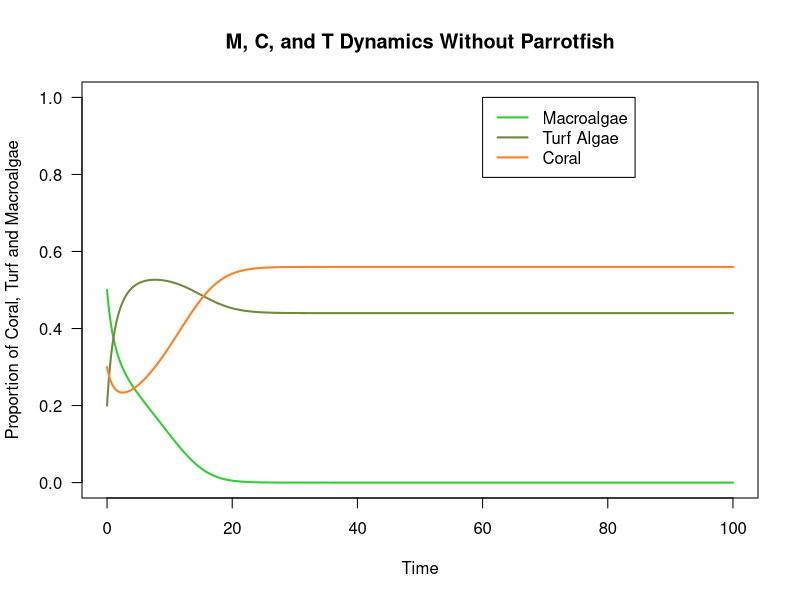
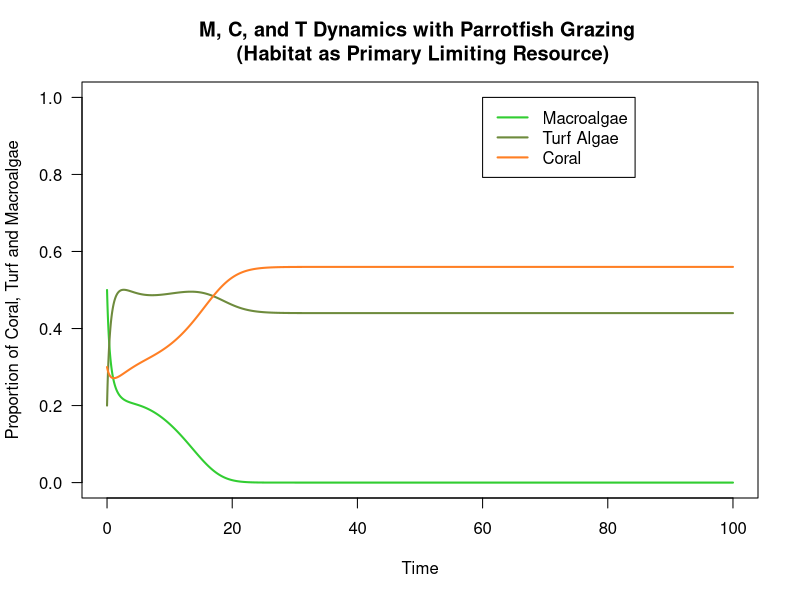
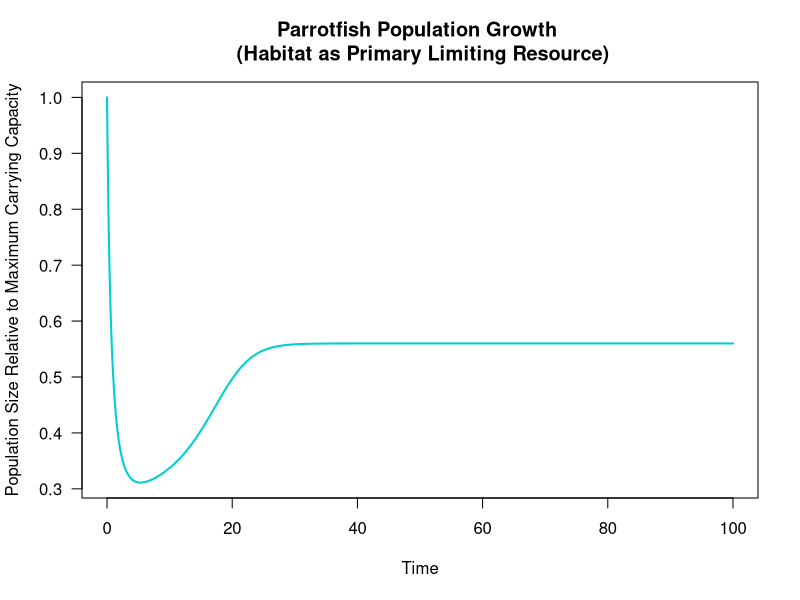
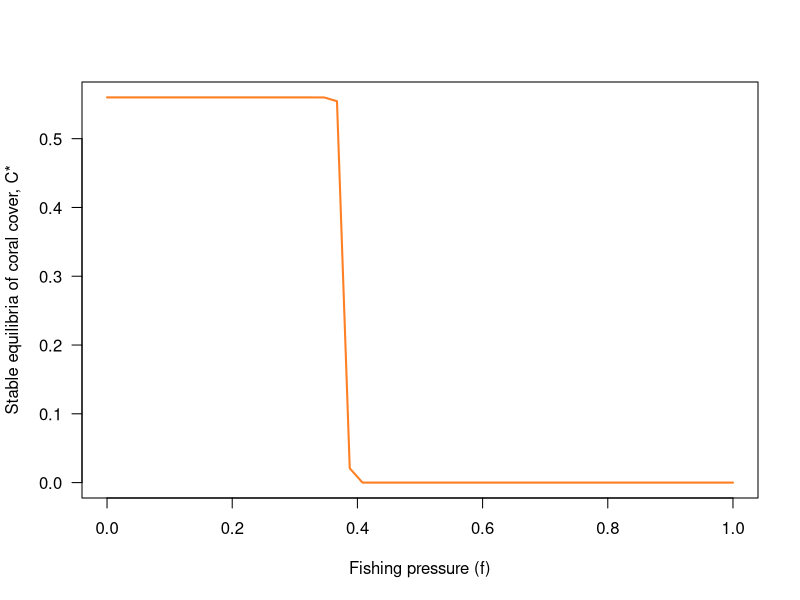
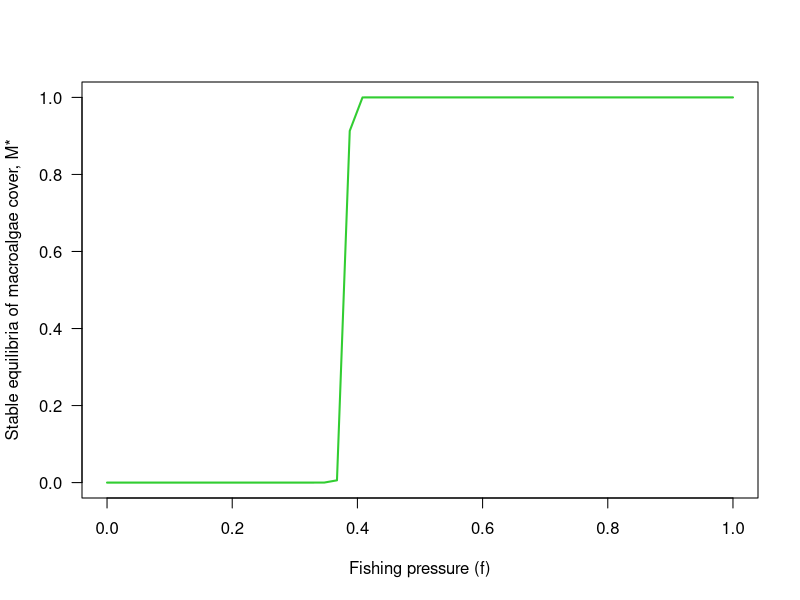
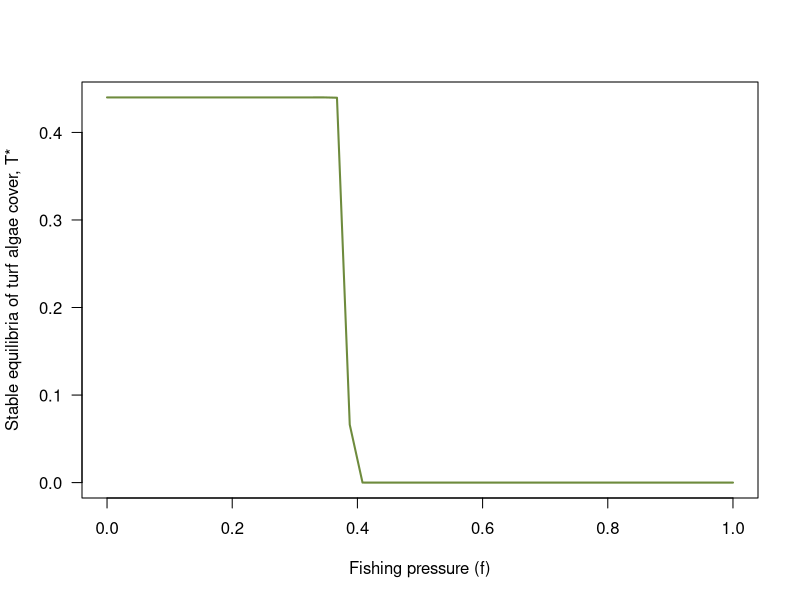
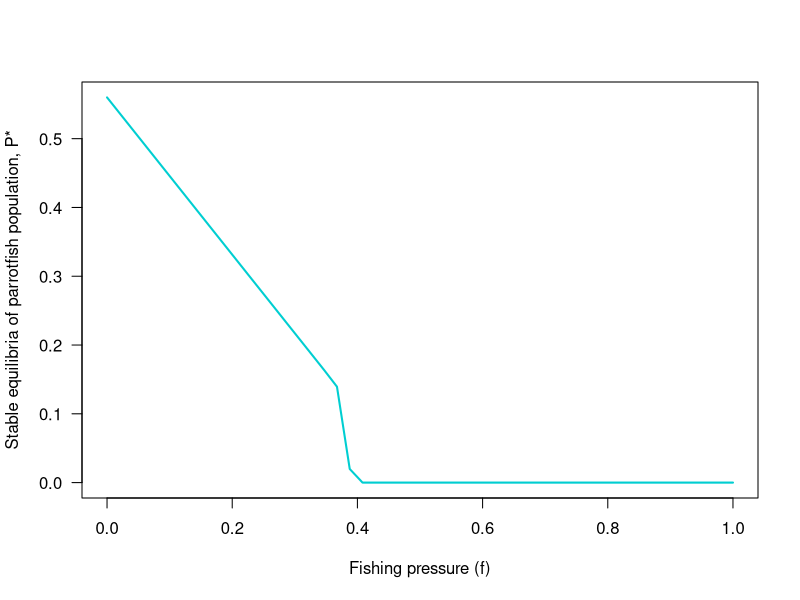

The R source for these figures, in order:
## ---- chunk 1
knitr::opts_chunk$set(echo = TRUE)
## ---- chunk 2
### Macroalgae ###
# dMdt <- (alpha*M*C) - ((g*M)/(M + T)) + (gamma*M*T)


### Coral ###
# dCdt <- (r*T*C) - (d*C) - (alpha*M*C)


### Turf algae ###
# dTdt <- (g*M)/(M + T) - (gamma*M*T) - (r*T*C) + (d*C)
## ---- chunk 3
# parrotfish growth rate
s <- 0.49 # intrinsic rate of growth s of parrotfish 

# rate macroalgae directly overgrow coral per year
alpha <- 0.1 # coral overgrown by macroalgae at a rate a

# rate macroalgae spread vegetatively over algal turfs per year
gamma <- 0.8 # at a rate γ (gamma)

# rate of coral recruitment to algal turfs per year; coral always overgrow algal turfs
r <- 1 # corals recruit to and overgrow algal turfs at a rate r

# coral mortality -- natural coral mortality accounts for 2-4% per year, predation for 30%, and remaining mortality from coral disease or tissue damage following bleaching
d <- 0.44 # natural mortality rate of d

# grazing rate g can change, right now im setting it between the critical values 0.18 and 0.39
g <- 0.4 # set grazing rate 

# maximum parrotfish carrying capacity
#beta <- C

# fishing pressure 
f <- 0

## ---- chunk 4
###  Variables ###

#M <- macroalgae 
  # M <- 1 - C - T
#C <- coral 
  # C <- 1 - M - T
#T <- turf algae 
  # T <- 1 - M - C

# M + C + T = 1 particular region of the seabed is covered entirely by macroalgae (M), coral (C), and algal turfs (T) (variables)

# g # parrotfish graze macroalgae without distinction from algal turfs at a rate g


# storing colors 
Mcol <- 'limegreen' # plot color for macropalgae 
Tcol <- 'darkolivegreen4' # plot color for turf algae 
Ccol <- 'chocolate1' # plot color for coral 
Pcol <- 'darkturquoise' #plot color for parrotfish population
## ---- chunk 5
# setting time and inital values 
# time set 0 to 100
tset <- seq(from = 0, to = 100, length.out = 20000) #set time from 0 to 100 

# set initial condition for the parameters, I just set these randomly to be equal to 1 as the paper says
M0 <- 0.5
C0  <- .3
T0  <- 1 - M0 - C0 
P0 <- 1
## ---- chunk 6
### Simulation 1: M, C, T dynamics in the absence of parrotfish grazing ###

# creating holding vectors and filling initial conditions
M.simu <- NaN*tset 
M.simu[1] <- M0
T.simu <- NaN*tset
T.simu[1] <- T0
C.simu <- NaN*tset
C.simu[1] <- C0
P.simu <- NaN*tset
P.simu[1] <- P0 #start P squiggle (only using P squiggle, so P squiggle = P; g = P squiggle because g(P) = P/beta, and we assume beta = 1 (max carrying capacity, which is the same as max coral cover), so setting initial g value to P0

#for loop
for(i in 2:length(tset)){
  # calculating change in time
	dt <- tset[i]-tset[i-1] 
	
	# set variable equal to the simulation value at the previous timestep
	M <- M.simu[i-1]
	C <- C.simu[i-1]
	Tt <- T.simu[i-1]
		

	# calculating change in population size -- replace g with P squiggle (P)
	dM <- ( (alpha*M*C) - ((g*M)/(M + Tt)) + (gamma*M*Tt) ) * dt 
	#dT <- ( (g*M)/(M + T) - (gamma*M*T) - (r*T*C) + (d*C)) * dt 
	dC <- ((r*Tt*C) - (d*C) - (alpha*M*C) ) * dt
	
	# calculating total population size
	M.simu[i] <- M.simu[i-1] + dM
	C.simu[i] <- C.simu[i-1] + dC
	T.simu[i] <- 1 - C.simu[i] - M.simu[i]
}
## ---- chunk 7
# plot for M/C/T dynamics in the absence of parrotfish grazing

# plot macroalgae
plot(x = tset, y = M.simu,
     type = 'l', las = 1, lwd = 2, col = Mcol,
     xlab = 'Time', ylab = 'Proportion of Coral, Turf and Macroalgae',
     xlim = c(min(tset), max(tset)), ylim = c(0, 1))
# plot turf
lines(x = tset, y = T.simu,
      lwd = 2, col = Tcol)
# plot coral
lines(x = tset, y = C.simu,
      lwd = 2, col = Ccol)

title("M, C, and T Dynamics Without Parrotfish")

legend(x = 60, y = 1,
       c('Macroalgae', 'Turf Algae', 'Coral'),
       lwd = 2,
       col = c(Mcol, Tcol, Ccol))
## ---- chunk 8
####  Simulation 2: WITH PARROTFISH -- habitat as primary limiting resource ####

## Notes and Assumptions ##
# parrotfish logistic growth changes the grazing rate (g = P, see model assumptions) and therefore impacts M, C, and T dynamics
# assume that f = 0 (no fishing)
# g(P) = alpha*P/beta where alpha is a positive constant. # alpha = g_max, assumed to be 1, so g(P) = P/beta, which guarantees that the grazing intensity. arrives at a maximum only if f = 0 and P(t) reaches maximum carrying capacity, requiring no limitation from habitat (i.e., K(C) = 1)
# so we can assume for this simulation that beta = K(C) = C
# P = P squiggle here, which is population size relative to maximum carrying capacity (beta)
# g(P) = P squiggle = P, so in the equation for dM, we've replaced g with P

# creating holding vectors and filling initial conditions
M.simu2 <- NaN*tset 
M.simu2[1] <- M0
T.simu2 <- NaN*tset
T.simu2[1] <- T0
C.simu2 <- NaN*tset
C.simu2[1] <- C0
P.simu2 <- NaN*tset
P.simu2[1] <- P0

#for loop for the simulation
for(i in 2:length(tset)){
  # calculating change in time
	dt <- tset[i]-tset[i-1] 
	
	# set variable equal to the simulation value at the previous timestep
	M <- M.simu2[i-1]
	C <- C.simu2[i-1]
	Tt <- T.simu2[i-1]
	P <- P.simu2[i-1]
		

	# calculating change in population size -- replace g with P squiggle (P)
	dM <- ( (alpha*M*C) - ((P*M)/(M + Tt)) + (gamma*M*Tt) ) * dt 
	#dT <- ( (g*M)/(M + T) - (gamma*M*T) - (r*T*C) + (d*C)) * dt 
	dC <- ((r*Tt*C) - (d*C) - (alpha*M*C) ) * dt
	# parrotfish population growth, assuming f = 0, and max carrying capacity = C
	dP <- ((s*P)*(1 - (P/C)) - f*P) * dt
	
	# calculating total population size
	M.simu2[i] <- M.simu2[i-1] + dM
	C.simu2[i] <- C.simu2[i-1] + dC
	T.simu2[i] <- 1 - C.simu2[i] - M.simu2[i]
	# P here is population relative to maximum carrying capacity (beta), which also equals coral cover. So P = population relative to coral cover.
	P.simu2[i] <- P.simu2[i-1] + dP
}

## ---- chunk 9
# plot macroalgae
plot(x = tset, y = M.simu2,
     type = 'l', las = 1, lwd = 2, col = Mcol,
     xlab = 'Time', ylab = 'Proportion of Coral, Turf and Macroalgae',
     xlim = c(min(tset), max(tset)), ylim = c(0, 1))
# plot turf
lines(x = tset, y = T.simu2,
      lwd = 2, col = Tcol)
# plot coral
lines(x = tset, y = C.simu2,
      lwd = 2, col = Ccol)

title("M, C, and T Dynamics with Parrotfish Grazing \n (Habitat as Primary Limiting Resource)")

legend(x = 60, y = 1,
       c('Macroalgae', 'Turf Algae', 'Coral'),
       lwd = 2,
       col = c(Mcol, Tcol, Ccol))
## ---- chunk 10
# plot macroalgae
plot(x = tset, y = P.simu2,
     type = 'l', las = 1, lwd = 2, col = Pcol,
     xlab = 'Time', ylab = 'Population Size Relative to Maximum Carrying Capacity')

title("Parrotfish Population Growth \n (Habitat as Primary Limiting Resource)")

## ---- chunk 11
### Bifurcation diagram of fishing effort parameter vs. coral cover equilibrium value

# sequence of values for f (fishing pressure)
fset <- seq(from = 0, to = 1,length.out = 50)

# holding vectors for equilibrium values of C, M, and T
Cstarset <- NaN*fset 
Mstarset <- NaN*fset
Tstarset <- NaN*fset
Pstarset <- NaN*fset

# for loop for fishing pressure bifurcation diagram
for(j in 1:length(fset)){
  # assign the value of Y
	f <- fset[j] 
	
	# create a holding vector for predator and prey populations
	# and fill with initial conditions
	C.simu_f <- NaN*tset
	C.simu_f[1] <- 1   
	M.simu_f <- NaN*tset 
	M.simu_f[1] <- 1
	T.simu_f <- NaN*tset 
	T.simu_f[1] <- 1
	P.simu_f <- NaN*tset 
	P.simu_f[1] <- 1
	
	for(i in 2:length(tset)){
	  # calculating change in time
		  # calculating change in time
	  dt <- tset[i]-tset[i-1] 
	
	  # set variable equal to the simulation value at the previous timestep
	  M <- M.simu_f[i-1]
	  C <- C.simu_f[i-1]
	  Tt <- T.simu_f[i-1]
	  P <- P.simu_f[i-1]
		
  	# parrotfish population growth, assuming f = 0, and max carrying capacity = C
  	dP <- ((s*P)*(1 - (P/C)) - f*P) * dt
	  # calculating change in population size -- replace g with P squiggle (P)
  	dM <- ( (alpha*M*C) - ((P*M)/(M + Tt)) + (gamma*M*Tt) ) * dt 
  	#dT <- ( (g*M)/(M + T) - (gamma*M*T) - (r*T*C) + (d*C)) * dt 
  	dC <- ((r*Tt*C) - (d*C) - (alpha*M*C) ) * dt

	
  	# calculating total population size
  	M.simu_f[i] <- M.simu_f[i-1] + dM
  	C.simu_f[i] <- C.simu_f[i-1] + dC
  	T.simu_f[i] <- 1 - C.simu_f[i] - M.simu_f[i]
	  # P here is population relative to maximum carrying capacity (beta), which also equals coral cover. So P = population relative to   coral cover.
  	P.simu_f[i] <- P.simu_f[i-1] + dP
  	} #end of the inner for loop
	
	# storing last population size (equilibrium population size) in holding vectors for equilibrium population sizes
	Cstarset[j] <- C.simu_f[length(tset)]
	Mstarset[j] <- M.simu_f[length(tset)]
	Tstarset[j] <- T.simu_f[length(tset)]
	Pstarset[j] <- P.simu_f[length(tset)]
	
} #end of outer for loop that iterates over each element in Yset

## ---- chunk 12
## Plot for fishing pressure vs. variables bifurcation diagrams

# plot stable equilibria of  (Pstarset) against density of alternate prey (Yset)
plot(x = fset, y = Cstarset,
     type = 'l', lwd = 2, col = Ccol, las = 1,
     xlab = 'Fishing pressure (f)', ylab = 'Stable equilibria of coral cover, C*')

# plot stable equilibria of prey (Xstarset) against density of alternate prey (Yset)
plot(x = fset, y = Mstarset,
     type = 'l', lwd = 2, col = Mcol, las = 1, 
     xlab = 'Fishing pressure (f)', ylab = 'Stable equilibria of macroalgae cover, M*')

# plot stable equilibria of prey (Xstarset) against density of alternate prey (Yset)
plot(x = fset, y = Tstarset,
     type = 'l', lwd = 2, col = Tcol, las = 1, 
     xlab = 'Fishing pressure (f)', ylab = 'Stable equilibria of turf algae cover, T*')

# plot stable equilibria of prey (Xstarset) against density of alternate prey (Yset)
plot(x = fset, y = Pstarset,
     type = 'l', lwd = 2, col = Pcol, las = 1, 
     xlab = 'Fishing pressure (f)', ylab = 'Stable equilibria of parrotfish population, P*')
## ---- chunk 13
####  Simulation 3: WITH PARROTFISH -- food availability as primary limiting resource ####

# K(C) = 1 - zC where 0 <= z < 1

## maybe we don't have to do this one, and can just focus on the first simulation??





